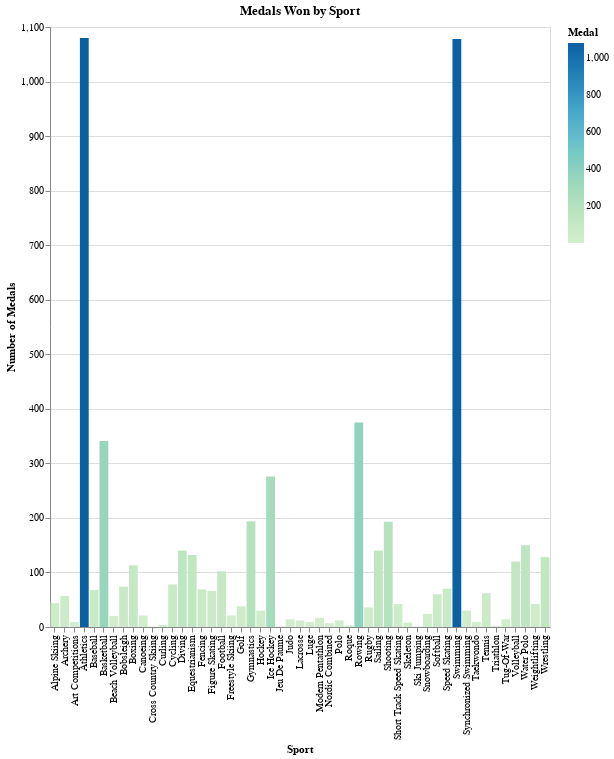

Source (notebook cell):
### Code cell
chart_select_country

### Figure 1 — Vega-Lite specification as saved in the notebook (floating-point values rounded to 4 significant figures; data arrays with more than 128 entries replaced by an {"elided": "..."} marker saying what was removed)
{"config": {"view": {"continuousWidth": 400, "continuousHeight": 300}}, "data": {"name": "data-3a05d81ebfa0615024a0f7768cc57d90"}, "mark": "bar", "encoding": {"color": {"field": "Medal", "scale": {"scheme": "greenblue"}, "type": "quantitative"}, "tooltip": [{"field": "NOC", "type": "nominal"}, {"field": "Medal", "type": "quantitative"}], "x": {"axis": {"title": "Sport"}, "field": "Sport", "type": "nominal"}, "y": {"axis": {"title": "Number of Medals"}, "field": "Medal", "type": "quantitative"}}, "height": 600, "selection": {"Choose": {"type": "single", "fields": ["NOC"], "bind": {"input": "select", "options": {"elided": "149 str values"}}, "init": {"NOC": "USA"}}}, "title": "Medals Won by Sport", "transform": [{"filter": {"selection": "Choose"}}], "width": 500, "$schema": "https://vega.github.io/schema/vega-lite/v4.17.0.json", "datasets": {"data-3a05d81ebfa0615024a0f7768cc57d90": {"elided": "1449 records"}}}
